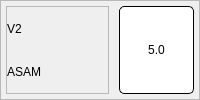
                       <widget class="QFrame" name="frame_99">
                        <property name="frameShape">
                         <enum>QFrame::StyledPanel</enum>
                        </property>
                        <property name="frameShadow">
                         <enum>QFrame::Raised</enum>
                        </property>
                        <layout class="QHBoxLayout" name="horizontalLayout_47" stretch="4,1">
                         <property name="spacing">
                          <number>10</number>
                         </property>
                         <property name="leftMargin">
                          <number>5</number>
                         </property>
                         <property name="topMargin">
                          <number>5</number>
                         </property>
                         <property name="rightMargin">
                          <number>5</number>
                         </property>
                         <property name="bottomMargin">
                          <number>5</number>
                         </property>
                         <item>
                          <widget class="QFrame" name="frame_100">
                           <property name="frameShape">
                            <enum>QFrame::StyledPanel</enum>
                           </property>
                           <property name="frameShadow">
                            <enum>QFrame::Raised</enum>
                           </property>
                           <layout class="QVBoxLayout" name="verticalLayout_66">
                            <property name="spacing">
                             <number>0</number>
                            </property>
                            <property name="leftMargin">
                             <number>0</number>
                            </property>
                            <property name="topMargin">
                             <number>0</number>
                            </property>
                            <property name="rightMargin">
                             <number>0</number>
                            </property>
                            <property name="bottomMargin">
                             <number>0</number>
                            </property>
                            <item>
                             <widget class="QLabel" name="label_108">
                              <property name="styleSheet">
                               <string notr="true">font: bold 28px &quot;Roboto&quot;;</string>
                              </property>
                              <property name="text">
                               <string>V2</string>
                              </property>
                             </widget>
                            </item>
                            <item>
                             <widget class="QLabel" name="label_109">
                              <property name="styleSheet">
                               <string notr="true">font:  20px &quot;Roboto&quot;;</string>
                              </property>
                              <property name="text">
                               <string>ASAM</string>
                              </property>
                             </widget>
                            </item>
                           </layout>
                          </widget>
                         </item>
                         <item>
                          <widget class="QPushButton" name="v2_button">
                           <property name="sizePolicy">
                            <sizepolicy hsizetype="Minimum" vsizetype="Minimum">
                             <horstretch>0</horstretch>
                             <verstretch>0</verstretch>
                            </sizepolicy>
                           </property>
                           <property name="minimumSize">
                            <size>
                             <width>75</width>
                             <height>40</height>
                            </size>
                           </property>
                           <property name="maximumSize">
                            <size>
                             <width>16777215</width>
                             <height>16777215</height>
                            </size>
                           </property>
                           <property name="styleSheet">
                            <string notr="true">background: #FFFFFF;
border: 1px solid #000000;
border-radius: 5px;
font:  bold 16px &quot;Roboto&quot;;</string>
                           </property>
                           <property name="text">
                            <string>5.0</string>
                           </property>
                          </widget>
                         </item>
                        </layout>
                       </widget>
